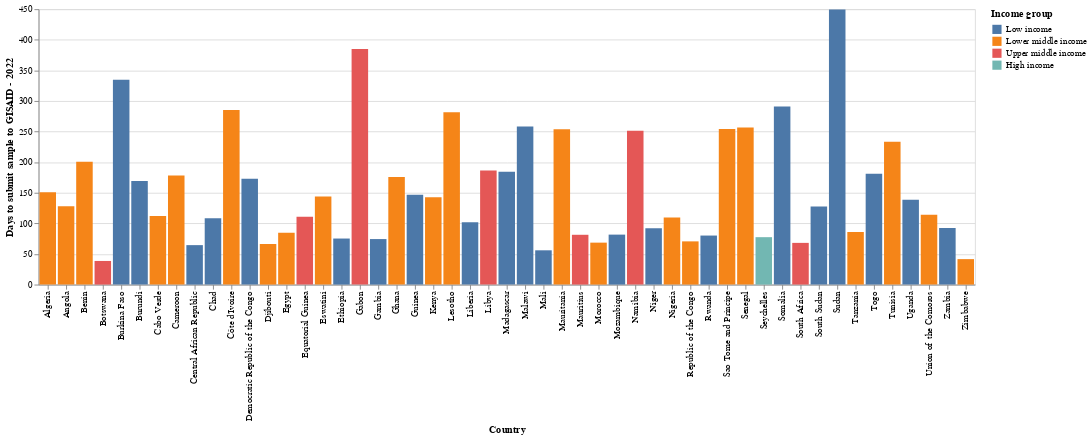

This figure's notebook cell:
### Code cell
make_chart(days_to_submit_df_2022, 2022)

### Figure 1 — Vega-Lite specification as saved in the notebook (floating-point values rounded to 4 significant figures)
{"config": {"view": {"continuousWidth": 400, "continuousHeight": 300}}, "data": {"name": "data-c8ec781a62a672543a8ac5c79db3e0d7"}, "mark": "bar", "encoding": {"color": {"type": "nominal", "field": "Income group", "sort": ["Low income", "Lower middle income", "Upper middle income", "High income"]}, "x": {"type": "nominal", "field": "country", "title": "Country"}, "y": {"type": "quantitative", "field": "days_to_submit", "title": "Days to submit sample to GISAID - 2022"}}, "$schema": "https://vega.github.io/schema/vega-lite/v4.8.1.json", "datasets": {"data-c8ec781a62a672543a8ac5c79db3e0d7": [{"country": "Botswana", "length": 29350.0, "purpose_of_sequencing": null, "days_to_submit": 38.59, "iso3": "BWA", "Region": "Sub-Saharan Africa", "Income group": "Upper middle income"}, {"country": "Zimbabwe", "length": 29730.0, "purpose_of_sequencing": null, "days_to_submit": 41.6, "iso3": "ZWE", "Region": "Sub-Saharan Africa", "Income group": "Lower middle income"}, {"country": "Mali", "length": 29810.0, "purpose_of_sequencing": null, "days_to_submit": 56.0, "iso3": "MLI", "Region": "Sub-Saharan Africa", "Income group": "Low income"}, {"country": "Central African Republic", "length": 29690.0, "purpose_of_sequencing": null, "days_to_submit": 64.47, "iso3": "CAF", "Region": "Sub-Saharan Africa", "Income group": "Low income"}, {"country": "Djibouti", "length": 29740.0, "purpose_of_sequencing": null, "days_to_submit": 66.34, "iso3": "DJI", "Region": "Middle East & North Africa", "Income group": "Lower middle income"}, {"country": "South Africa", "length": 29670.0, "purpose_of_sequencing": null, "days_to_submit": 68.14, "iso3": "ZAF", "Region": "Sub-Saharan Africa", "Income group": "Upper middle income"}, {"country": "Morocco", "length": 29740.0, "purpose_of_sequencing": null, "days_to_submit": 68.53, "iso3": "MAR", "Region": "Middle East & North Africa", "Income group": "Lower middle income"}, {"country": "Republic of the Congo", "length": 29650.0, "purpose_of_sequencing": null, "days_to_submit": 70.6, "iso3": "COG", "Region": "Sub-Saharan Africa", "Income group": "Lower middle income"}, {"country": "Gambia", "length": 29580.0, "purpose_of_sequencing": null, "days_to_submit": 74.37, "iso3": "GMB", "Region": "Sub-Saharan Africa", "Income group": "Low income"}, {"country": "Ethiopia", "length": 29700.0, "purpose_of_sequencing": null, "days_to_submit": 75.24, "iso3": "ETH", "Region": "Sub-Saharan Africa", "Income group": "Low income"}, {"country": "Seychelles", "length": 29690.0, "purpose_of_sequencing": null, "days_to_submit": 77.47, "iso3": "SYC", "Region": "Sub-Saharan Africa", "Income group": "High income"}, {"country": "Rwanda", "length": 29600.0, "purpose_of_sequencing": null, "days_to_submit": 80.11, "iso3": "RWA", "Region": "Sub-Saharan Africa", "Income group": "Low income"}, {"country": "Mauritius", "length": 29680.0, "purpose_of_sequencing": null, "days_to_submit": 81.37, "iso3": "MUS", "Region": "Sub-Saharan Africa", "Income group": "Upper middle income"}, {"country": "Mozambique", "length": 29610.0, "purpose_of_sequencing": null, "days_to_submit": 81.64, "iso3": "MOZ", "Region": "Sub-Saharan Africa", "Income group": "Low income"}, {"country": "Egypt", "length": 29700.0, "purpose_of_sequencing": null, "days_to_submit": 84.52, "iso3": "EGY", "Region": "Middle East & North Africa", "Income group": "Lower middle income"}, {"country": "Tanzania", "length": 29390.0, "purpose_of_sequencing": null, "days_to_submit": 85.82, "iso3": "TZA", "Region": "Sub-Saharan Africa", "Income group": "Lower middle income"}, {"country": "Niger", "length": 29410.0, "purpose_of_sequencing": null, "days_to_submit": 91.94, "iso3": "NER", "Region": "Sub-Saharan Africa", "Income group": "Low income"}, {"country": "Zambia", "length": 29630.0, "purpose_of_sequencing": null, "days_to_submit": 92.64, "iso3": "ZMB", "Region": "Sub-Saharan Africa", "Income group": "Low income"}, {"country": "Liberia", "length": 29690.0, "purpose_of_sequencing": null, "days_to_submit": 101.7, "iso3": "LBR", "Region": "Sub-Saharan Africa", "Income group": "Low income"}, {"country": "Chad", "length": 29690.0, "purpose_of_sequencing": null, "days_to_submit": 108.4, "iso3": "TCD", "Region": "Sub-Saharan Africa", "Income group": "Low income"}, {"country": "Nigeria", "length": 29700.0, "purpose_of_sequencing": null, "days_to_submit": 109.5, "iso3": "NGA", "Region": "Sub-Saharan Africa", "Income group": "Lower middle income"}, {"country": "Equatorial Guinea", "length": 29700.0, "purpose_of_sequencing": null, "days_to_submit": 111.0, "iso3": "GNQ", "Region": "Sub-Saharan Africa", "Income group": "Upper middle income"}, {"country": "Cabo Verde", "length": 29650.0, "purpose_of_sequencing": null, "days_to_submit": 112.0, "iso3": "CPV", "Region": "Sub-Saharan Africa", "Income group": "Lower middle income"}, {"country": "Union of the Comoros", "length": 29710.0, "purpose_of_sequencing": null, "days_to_submit": 114.2, "iso3": "COM", "Region": "Sub-Saharan Africa", "Income group": "Lower middle income"}, {"country": "South Sudan", "length": 29700.0, "purpose_of_sequencing": null, "days_to_submit": 127.4, "iso3": "SSD", "Region": "Sub-Saharan Africa", "Income group": "Low income"}, {"country": "Angola", "length": 29680.0, "purpose_of_sequencing": null, "days_to_submit": 127.9, "iso3": "AGO", "Region": "Sub-Saharan Africa", "Income group": "Lower middle income"}, {"country": "Uganda", "length": 29580.0, "purpose_of_sequencing": null, "days_to_submit": 138.6, "iso3": "UGA", "Region": "Sub-Saharan Africa", "Income group": "Low income"}, {"country": "Kenya", "length": 29720.0, "purpose_of_sequencing": null, "days_to_submit": 142.7, "iso3": "KEN", "Region": "Sub-Saharan Africa", "Income group": "Lower middle income"}, {"country": "Eswatini", "length": 29620.0, "purpose_of_sequencing": null, "days_to_submit": 144.0, "iso3": "SWZ", "Region": "Sub-Saharan Africa", "Income group": "Lower middle income"}, {"country": "Guinea", "length": 29600.0, "purpose_of_sequencing": null, "days_to_submit": 146.8, "iso3": "GIN", "Region": "Sub-Saharan Africa", "Income group": "Low income"}, {"country": "Algeria", "length": 29650.0, "purpose_of_sequencing": null, "days_to_submit": 150.7, "iso3": "DZA", "Region": "Middle East & North Africa", "Income group": "Lower middle income"}, {"country": "Burundi", "length": 29470.0, "purpose_of_sequencing": null, "days_to_submit": 169.1, "iso3": "BDI", "Region": "Sub-Saharan Africa", "Income group": "Low income"}, {"country": "Democratic Republic of the Congo", "length": 29650.0, "purpose_of_sequencing": null, "days_to_submit": 173.1, "iso3": "COD", "Region": "Sub-Saharan Africa", "Income group": "Low income"}, {"country": "Ghana", "length": 29710.0, "purpose_of_sequencing": null, "days_to_submit": 175.6, "iso3": "GHA", "Region": "Sub-Saharan Africa", "Income group": "Lower middle income"}, {"country": "Cameroon", "length": 29690.0, "purpose_of_sequencing": null, "days_to_submit": 178.4, "iso3": "CMR", "Region": "Sub-Saharan Africa", "Income group": "Lower middle income"}, {"country": "Togo", "length": 29750.0, "purpose_of_sequencing": null, "days_to_submit": 180.9, "iso3": "TGO", "Region": "Sub-Saharan Africa", "Income group": "Low income"}, {"country": "Madagascar", "length": 29790.0, "purpose_of_sequencing": null, "days_to_submit": 184.4, "iso3": "MDG", "Region": "Sub-Saharan Africa", "Income group": "Low income"}, {"country": "Libya", "length": 29610.0, "purpose_of_sequencing": null, "days_to_submit": 186.5, "iso3": "LBY", "Region": "Middle East & North Africa", "Income group": "Upper middle income"}, {"country": "Benin", "length": 29810.0, "purpose_of_sequencing": null, "days_to_submit": 200.7, "iso3": "BEN", "Region": "Sub-Saharan Africa", "Income group": "Lower middle income"}, {"country": "Tunisia", "length": 29750.0, "purpose_of_sequencing": null, "days_to_submit": 233.5, "iso3": "TUN", "Region": "Middle East & North Africa", "Income group": "Lower middle income"}, {"country": "Namibia", "length": 29670.0, "purpose_of_sequencing": null, "days_to_submit": 251.4, "iso3": "NAM", "Region": "Sub-Saharan Africa", "Income group": "Upper middle income"}, {"country": "Mauritania", "length": 29700.0, "purpose_of_sequencing": null, "days_to_submit": 254.0, "iso3": "MRT", "Region": "Sub-Saharan Africa", "Income group": "Lower middle income"}, {"country": "Sao Tome and Principe", "length": 29770.0, "purpose_of_sequencing": null, "days_to_submit": 254.1, "iso3": "STP", "Region": "Sub-Saharan Africa", "Income group": "Lower middle income"}, {"country": "Senegal", "length": 29630.0, "purpose_of_sequencing": null, "days_to_submit": 256.5, "iso3": "SEN", "Region": "Sub-Saharan Africa", "Income group": "Lower middle income"}, {"country": "Malawi", "length": 29730.0, "purpose_of_sequencing": null, "days_to_submit": 258.2, "iso3": "MWI", "Region": "Sub-Saharan Africa", "Income group": "Low income"}, {"country": "Lesotho", "length": 29630.0, "purpose_of_sequencing": null, "days_to_submit": 281.5, "iso3": "LSO", "Region": "Sub-Saharan Africa", "Income group": "Lower middle income"}, {"country": "Côte d'Ivoire", "length": 29800.0, "purpose_of_sequencing": null, "days_to_submit": 285.2, "iso3": "CIV", "Region": "Sub-Saharan Africa", "Income group": "Lower middle income"}, {"country": "Somalia", "length": 29120.0, "purpose_of_sequencing": null, "days_to_submit": 290.9, "iso3": "SOM", "Region": "Sub-Saharan Africa", "Income group": "Low income"}, {"country": "Burkina Faso", "length": 29670.0, "purpose_of_sequencing": null, "days_to_submit": 334.5, "iso3": "BFA", "Region": "Sub-Saharan Africa", "Income group": "Low income"}, {"country": "Gabon", "length": 29760.0, "purpose_of_sequencing": null, "days_to_submit": 384.8, "iso3": "GAB", "Region": "Sub-Saharan Africa", "Income group": "Upper middle income"}, {"country": "Sudan", "length": 29650.0, "purpose_of_sequencing": null, "days_to_submit": 449.4, "iso3": "SDN", "Region": "Sub-Saharan Africa", "Income group": "Low income"}]}}
